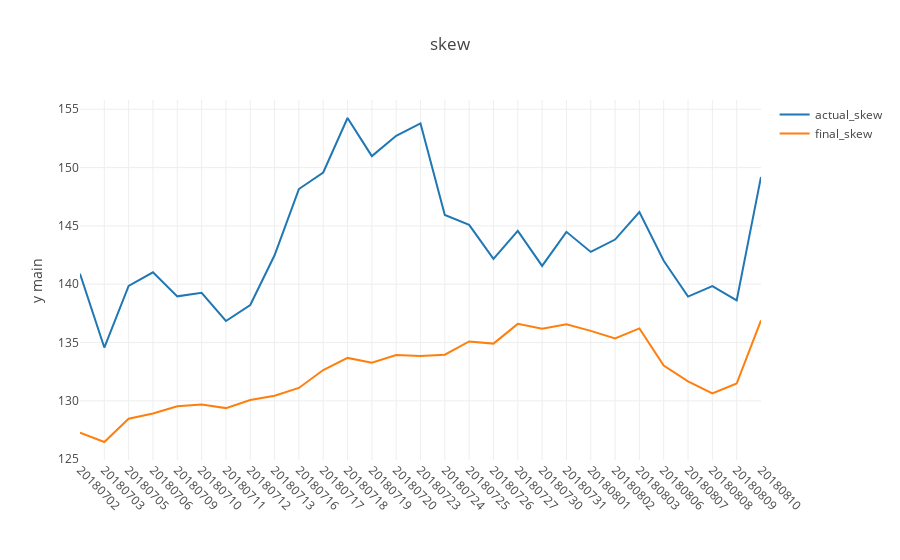

Notebook source saved alongside this figure:
### Code cell
iplot(cvt.plotly_plot(df_pga_skew,'date',plot_title='skew'))
